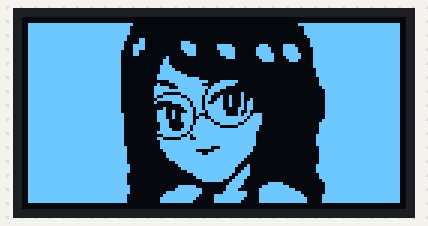
Recording of a program running on a simulated ESP32-S3. Parts: 128×64 one-colour display. Random numbers use the default seed unless the program sets one.

Above: at 0.1 s.
At 127.62 s:
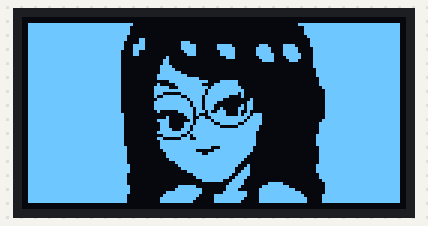

The program:

main.cpp
```cpp
//Started 2026-03-07
//Conner Nguyen Personal Project: Dasai Mochi
#include <Wire.h>
#include <Adafruit_GFX.h>
#include <Adafruit_SSD1306.h>
#include "draw.h"
#include "setup.h"
#include "config.h"

Adafruit_SSD1306 display(SCREEN_WIDTH, SCREEN_HEIGHT, &Wire, -1);

void setup() {
  Setup();
  startupFace();
}

void loop() {
  blink();
  }
```

bitmap.h
```cpp
#ifndef BITMAP_H
#define BITMAP_H

#include <Arduino.h>

extern const unsigned char fullFace [] PROGMEM;
extern const unsigned char halfwayBlink[] PROGMEM;
extern const unsigned char fullBlink[] PROGMEM;


#endif
```

draw.cpp
```cpp
#include <Adafruit_GFX.h>
#include <Adafruit_SSD1306.h>
#include "draw.h"
#include "bitmap.h"
#include "config.h"

void startupFace() {
    display.clearDisplay();
    display.drawBitmap(2, 2, fullFace, 124, 60, SSD1306_WHITE);
    display.display();
}

void blinklogic() {

    display.clearDisplay();
    display.drawBitmap(2, 2, halfwayBlink, 124, 60, SSD1306_WHITE);
    display.display();
    delay(50);

    display.clearDisplay();
    display.drawBitmap(2, 2, fullBlink, 124, 60, SSD1306_WHITE);
    display.display();
    delay(50);

    display.clearDisplay();
    display.drawBitmap(2, 2, halfwayBlink, 124, 60, SSD1306_WHITE);
    display.display();
    delay(50);

    display.clearDisplay();
    display.drawBitmap(2, 2, fullFace, 124, 60, SSD1306_WHITE);
    display.display();
    delay(50);

}
void blink() {
      //Blink logic
  unsigned long currentMillis = millis();
  if (currentMillis - lastBlink >= blinkInterval) {
    lastBlink = currentMillis;
    blinklogic();
    blinkInterval = random(2000, 10000); // Randomize next interval: 2-10 seconds
}
}
```

draw.h
```cpp
#ifndef PET_DISPLAY_H
#define PET_DISPLAY_H

#include <Adafruit_GFX.h>
#include <Adafruit_SSD1306.h>
#include "bitmap.h"

extern Adafruit_SSD1306 display;

void startupFace();
void blinklogic();
void blink();
#endif
```

setup.cpp
```cpp
#include <Adafruit_GFX.h>
#include <Adafruit_SSD1306.h>
#include "setup.h"
#include "draw.h"

extern Adafruit_SSD1306 display;
#define SDA_PIN 13
#define SCL_PIN 12

void Setup() {
  //Setup for 12C and OLED Display
  Serial.begin(115200);
  Wire.begin(SDA_PIN, SCL_PIN);

  if(!display.begin(SSD1306_SWITCHCAPVCC, 0x3C)) {
    Serial.println(F("SSD1306 allocation failed"));
    for(;;);
  }
}
```

setup.h
```cpp
#ifndef SETUP_H
#define SETUP_H

#include <Arduino.h>

void Setup();

#endif
```

config.cpp
```cpp
#include "config.h"

//Blinking Logic Variables
unsigned long lastBlink = 0;
unsigned long blinkInterval = 5000; // Start with 5s, then randomize

//Breathing Logic Variables
unsigned long lastBreath = 0;
unsigned long breathInterval = 5000; // Start with 5s, then randomize
```

config.h
```cpp
#ifndef CONFIG_H
#define CONFIG_H

#include <Adafruit_GFX.h>
#include <Adafruit_SSD1306.h>
#include <Wire.h>

// Display size
#define SCREEN_WIDTH 128
#define SCREEN_HEIGHT 64

// I2C Pins
#define SDA_PIN 13
#define SCL_PIN 12

//Blinking Logic Variables
extern unsigned long lastBlink;
extern unsigned long blinkInterval;

// Declare display so other files can access it
extern Adafruit_SSD1306 display;

#endif
```

Source omitted: bitmap.cpp (data table, 17900 bytes)
